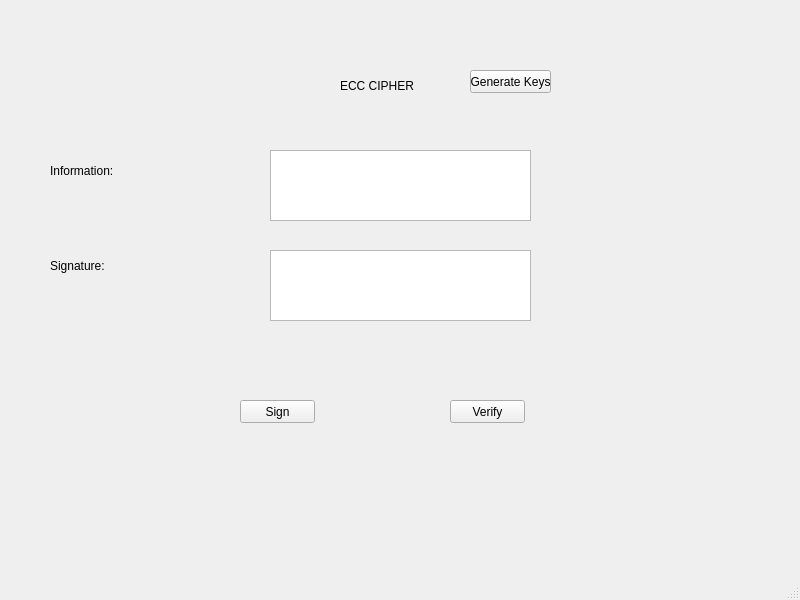
<?xml version="1.0" encoding="UTF-8"?>
<ui version="4.0">
 <class>MainWindow</class>
 <widget class="QMainWindow" name="MainWindow">
  <property name="geometry">
   <rect>
    <x>0</x>
    <y>0</y>
    <width>800</width>
    <height>600</height>
   </rect>
  </property>
  <property name="windowTitle">
   <string>MainWindow</string>
  </property>
  <widget class="QWidget" name="centralwidget">
   <widget class="QLabel" name="label">
    <property name="geometry">
     <rect>
      <x>340</x>
      <y>60</y>
      <width>91</width>
      <height>51</height>
     </rect>
    </property>
    <property name="text">
     <string>ECC CIPHER</string>
    </property>
   </widget>
   <widget class="QLabel" name="label_2">
    <property name="geometry">
     <rect>
      <x>50</x>
      <y>150</y>
      <width>91</width>
      <height>41</height>
     </rect>
    </property>
    <property name="text">
     <string>Information:</string>
    </property>
   </widget>
   <widget class="QLabel" name="label_3">
    <property name="geometry">
     <rect>
      <x>50</x>
      <y>250</y>
      <width>71</width>
      <height>31</height>
     </rect>
    </property>
    <property name="text">
     <string>Signature:</string>
    </property>
   </widget>
   <widget class="QPushButton" name="btn_gen_keys">
    <property name="geometry">
     <rect>
      <x>470</x>
      <y>70</y>
      <width>81</width>
      <height>23</height>
     </rect>
    </property>
    <property name="text">
     <string>Generate Keys</string>
    </property>
   </widget>
   <widget class="QPushButton" name="btn_sign">
    <property name="geometry">
     <rect>
      <x>240</x>
      <y>400</y>
      <width>75</width>
      <height>23</height>
     </rect>
    </property>
    <property name="text">
     <string>Sign</string>
    </property>
   </widget>
   <widget class="QPushButton" name="btn_verify">
    <property name="geometry">
     <rect>
      <x>450</x>
      <y>400</y>
      <width>75</width>
      <height>23</height>
     </rect>
    </property>
    <property name="text">
     <string>Verify</string>
    </property>
   </widget>
   <widget class="QTextEdit" name="txt_info">
    <property name="geometry">
     <rect>
      <x>270</x>
      <y>150</y>
      <width>261</width>
      <height>71</height>
     </rect>
    </property>
   </widget>
   <widget class="QTextEdit" name="txt_sign">
    <property name="geometry">
     <rect>
      <x>270</x>
      <y>250</y>
      <width>261</width>
      <height>71</height>
     </rect>
    </property>
   </widget>
  </widget>
  <widget class="QMenuBar" name="menubar">
   <property name="geometry">
    <rect>
     <x>0</x>
     <y>0</y>
     <width>800</width>
     <height>21</height>
    </rect>
   </property>
  </widget>
  <widget class="QStatusBar" name="statusbar"/>
 </widget>
 <resources/>
 <connections/>
</ui>
